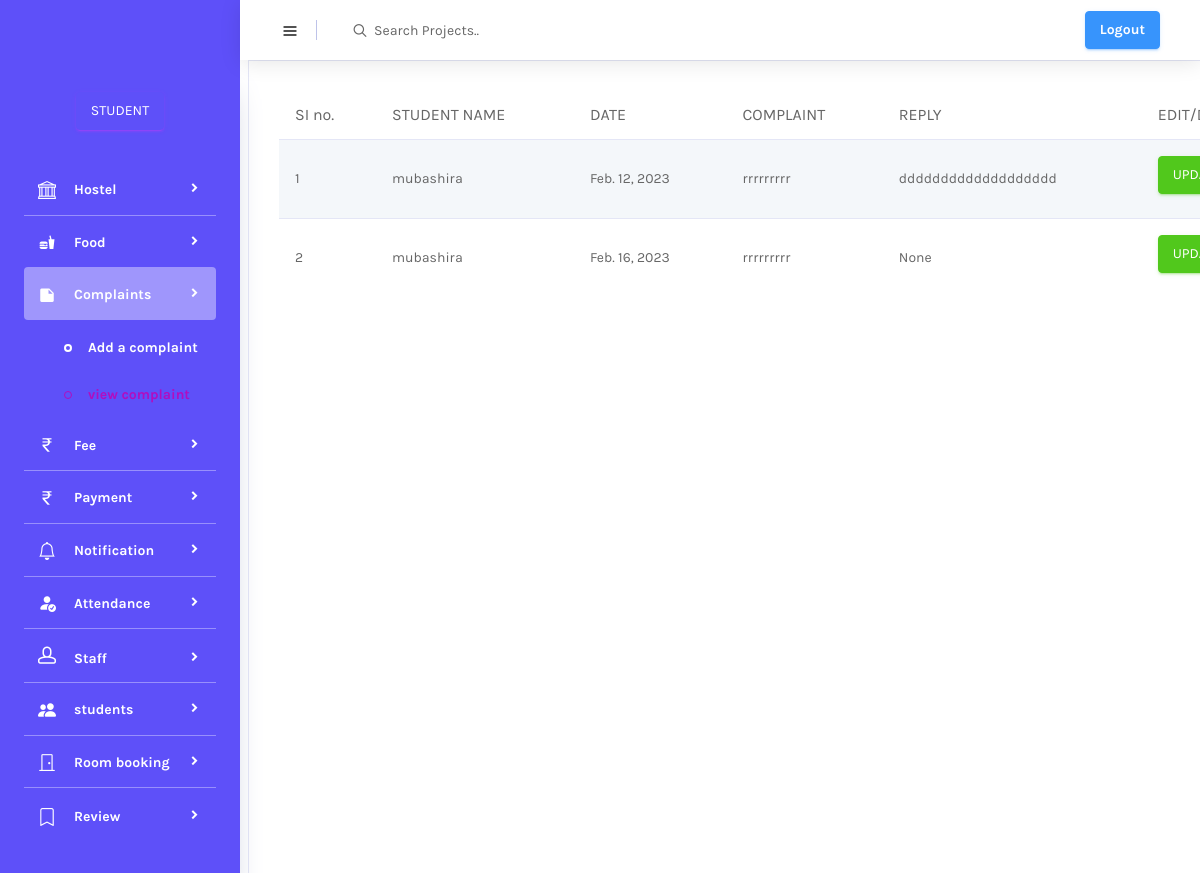
The page /view_complaint (signed in) on the database its author committed.
### APP/models.py (models this page shows, shortened)
class Complaint(models.Model):
    student_name = models.ForeignKey(Student_register,on_delete=models.CASCADE)
    date = models.DateField()
    complaint = models.TextField(max_length=1000)
    reply = models.TextField(null=True)

class Student_register(models.Model):
    user = models.OneToOneField(Login_view,on_delete=models.CASCADE,related_name='student',null=True)
    name = models.CharField(max_length=250)
    registration_id = models.CharField(max_length=250)
    email = models.EmailField(max_length=250)
    date_of_birth = models.DateField()
    phone = models.IntegerField()
    address = models.CharField(max_length=250)
    photo = models.ImageField(upload_to='image')
    approval_status = models.IntegerField(default=0)
    def __str__(self):
        return self.name

### APP/views.py (the view)
# urls.py: path('view_complaint', views.view_complaint, name='view_complaint'),
@login_required(login_url='mainpage')
def view_complaint(request):
    u = Student_register.objects.get(user=request.user)
    data = Complaint.objects.filter(student_name=u)
    return render(request,'view_complaint.html',{'data':data})

### templates/view_complaint.html
{% extends 'student.html' %}
{% load crispy_forms_tags %}
{% block content %}
<div class="col-lg-12 grid-margin stretch-card">
              <div class="card">
                <div class="card-body">
                  <div class="table-responsive">
                    <table class="table table-striped">
                      <thead>
                        <tr>
                          <th>SI no.</th>
                            <th>STUDENT NAME</th>
                            <th>DATE</th>
                            <th>COMPLAINT</th>
                            <th>REPLY</th>
                            <th>EDIT/DELETE</th>
                        </tr>
                      </thead>
                      <tbody>
                      {% for i in data %}
                        <tr>
                         <td>{{forloop.counter}}</td>
                          <td>{{i.student_name}}</td>
                          <td>{{i.date}}</td>
                          <td>{{i.complaint}}</td>
                          <td>{{i.reply}}</td>
                            <td>
                                <p><a href="{% url 'complaint_update' i.id %}" class="btn btn-success">UPDATE</a>
                                <a href="{% url 'complaint_delete' i.id %}" class="btn btn-danger">DELETE</a> </p>
                            </td>
                        </tr>
                      {% endfor %}
                      </tbody>
                    </table>
                  </div>
                </div>
              </div>
            </div>
{% endblock %}

### rows shown on the page
Complaint: student_name "mubashira", date "Feb. 12, 2023", complaint "rrrrrrrrr", reply "ddddddddddddddddddd"
Complaint: student_name "mubashira", date "Feb. 16, 2023", complaint "rrrrrrrrr", reply "None"
